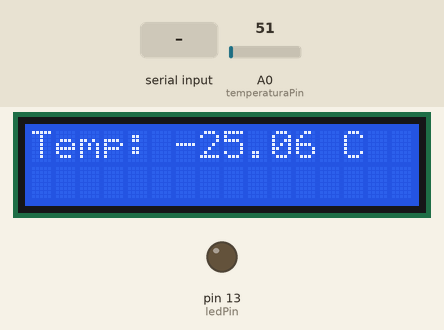
This sketch was run on a simulated Arduino Uno, built with avr-gcc and run on an emulated ATmega328P. Parts: 16×2 character LCD, output pins drawn as LEDs (lit = HIGH). The inputs (shaded band) are chosen by the test bench; at power-on: A0 (temperaturaPin) = 51.

Above: at 1.2 s.
1.3 s: A0 (temperaturaPin) set to 76
At 2.9 s:
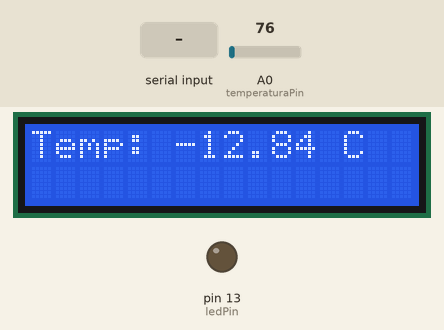
3.6 s: A0 (temperaturaPin) set to 89
At 5.3 s:
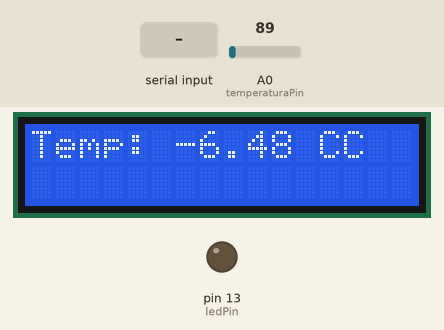
5.6 s: A0 (temperaturaPin) set to 112
At 6.7 s:
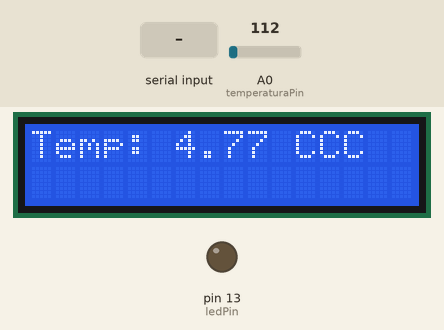
7.6 s: "A" received over Serial
At 9.1 s:
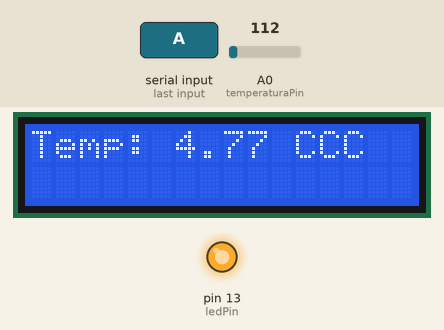
9.6 s: A0 (temperaturaPin) set to 86
At 11.4 s:
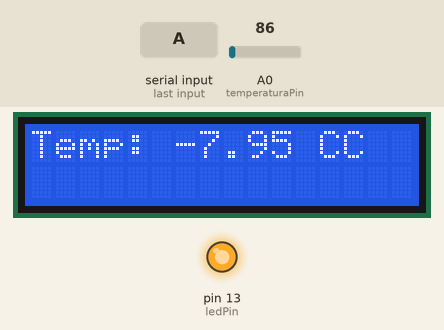
11.7 s: A0 (temperaturaPin) set to 71
At 12.9 s:
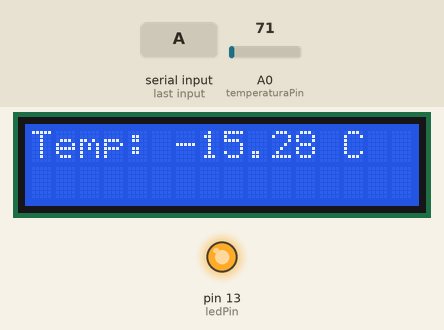
Timing chart, 0 to 14.7 s (numbered marks = the images above; inputs shaded):
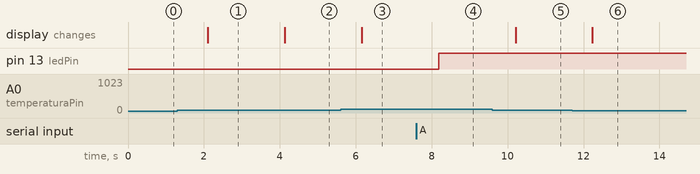

The sketch:

Tema1.ino
```cpp
#include <Wire.h>
#include <Adafruit_LiquidCrystal.h>

const int temperaturaPin = A0;
Adafruit_LiquidCrystal lcd(0);
const int ledPin = 13;

void setup() {
  pinMode(temperaturaPin, INPUT);
  pinMode(ledPin, OUTPUT);
  Serial.begin(9600);
  lcd.begin(16, 2);
}

void loop() {
  int temperaturaRaw = analogRead(temperaturaPin);


  float temperaturaCelsius = temperaturaRaw * 0.489 - 50;


  lcd.setCursor(0, 0);
  lcd.print("Temp: ");
  lcd.print(temperaturaCelsius);
  lcd.print(" C");


  if (Serial.available() > 0) {
    char command = Serial.read();


    if (command == 'A') {
      digitalWrite(ledPin, HIGH);
    } else if (command == 'S') {
      digitalWrite(ledPin, LOW);
    }
  }

  delay(1000);
}
```

Measured:
- the behaviour switches between 81 and 82 on A0 (temperaturaPin) (found by bisection; images 1 and 2)
- after the input at 1.3 s, the display: changes after 0.81 s (image 1)
- after the input at 3.6 s, the display: changes after 0.53 s (image 2)
- after the input at 5.6 s, the display: changes after 0.56 s (image 3)
- after the input at 7.6 s, pin 13 (ledPin): LOW → HIGH after 0.58 s
- after the input at 9.6 s, the display: changes after 0.61 s (image 5)
- after the input at 11.7 s, the display: changes after 0.54 s (image 6)
